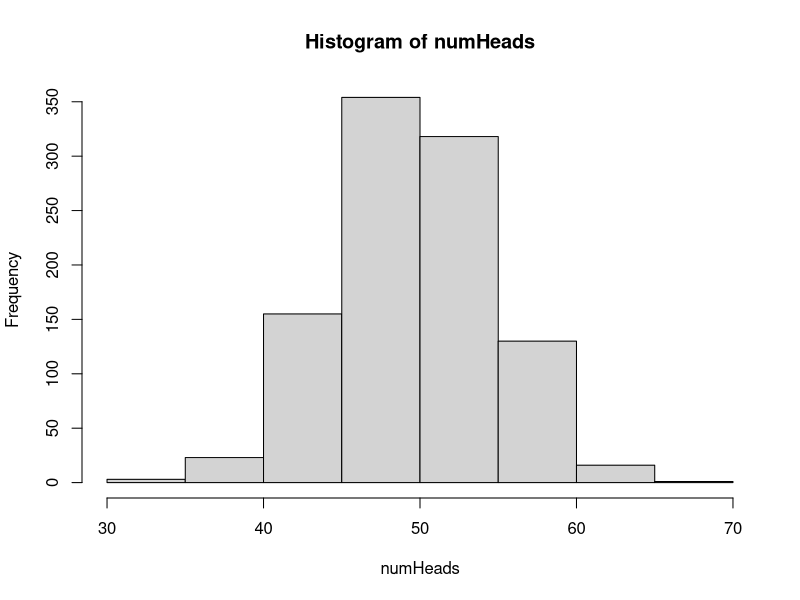
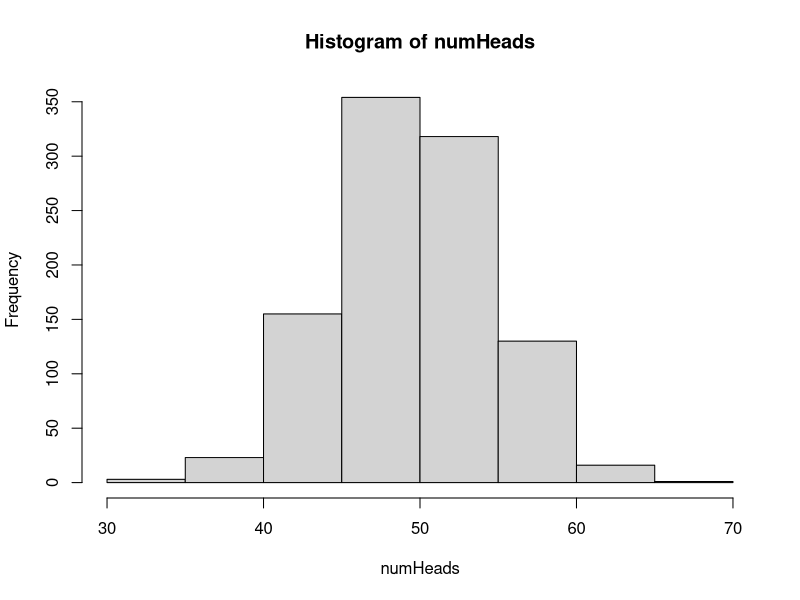

Reproduce these figures in R, in order.
# 02.02 - Exercise 22 - Coin Histogram
NSIMS = 1000
numHeads = rep(0, NSIMS)

for(n in 1:NSIMS) {
  toss = sample(c(1,0), size = 100, replace = TRUE)
  numHeads[n] = sum(toss)
}
hist(numHeads)

png(filename = "~/GITHUB/CoveredInChocolate.github.io/IntroProb/img/02.01_Ex22.png",
    width = 640, height=480)
hist(numHeads)
dev.off()